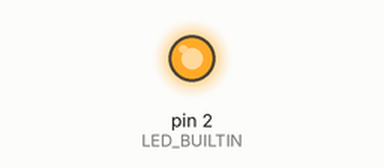
Simulated run of this sketch. Board: Arduino Uno, built with avr-gcc and run on an emulated ATmega328P. Parts: output pins drawn as LEDs (lit = HIGH).

Above: at 0.9 s.
At 34.9 s:
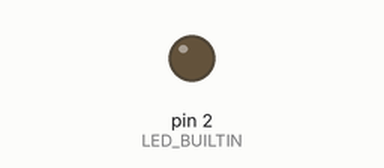
Timing chart, 0 to 37.3 s (numbered marks = the images above):
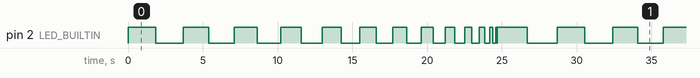

The sketch:

Blink.ino
```cpp
#define LED_BUILTIN 2
int delayValue = 2000;

void setup() {
  // initialize digital pin LED_BUILTIN as an output.
  pinMode(LED_BUILTIN, OUTPUT);

}

// the loop function runs over and over again forever
void loop() {
  delayValue -= 150;
  if(delayValue <0)
    delayValue = 2000;
    digitalWrite(LED_BUILTIN, HIGH);   // turn the LED on (HIGH is the voltage level)
    delay(delayValue);                       // wait for a second
    digitalWrite(LED_BUILTIN, LOW);    // turn the LED off by making the voltage LOW
     delay(delayValue);

}
```

Measured:
- by itself, pin 2 (LED_BUILTIN): moves between LOW and HIGH, repeating every 28.7 s
- by itself, everything shown: repeats every 28.7 s, in 28 steps
